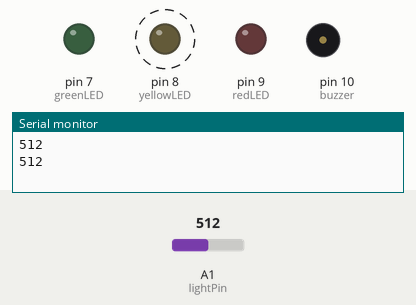
The sketch below on a simulated Arduino Uno, built with avr-gcc and run on an emulated ATmega328P. On the bench: output pins drawn as LEDs (lit = HIGH), buzzer (waves = sounding, pin HIGH), the last lines printed to the serial monitor. Dashed ring = blinking. Inputs (shaded band) come from the test bench; at power-on: A1 (lightPin) = 512.

Above: at 1.8 s.
1.9 s: A1 (lightPin) set to 488
At 2.6 s:
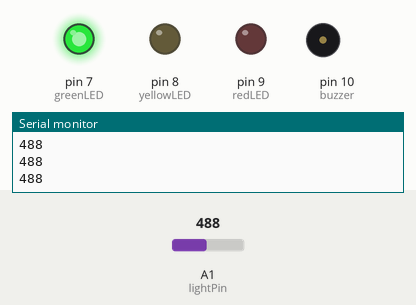
3.5 s: A1 (lightPin) set to 810
At 4.1 s:
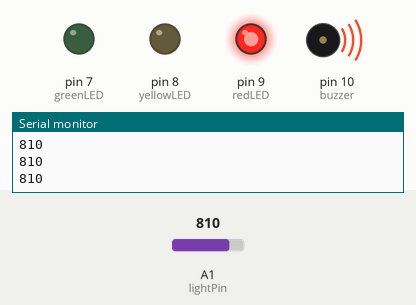
5.0 s: A1 (lightPin) set to 783
At 5.4 s:
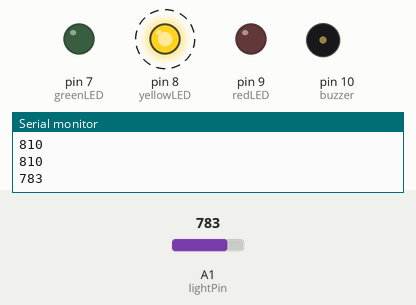
9.0 s: A1 (lightPin) set to 900
At 9.4 s:
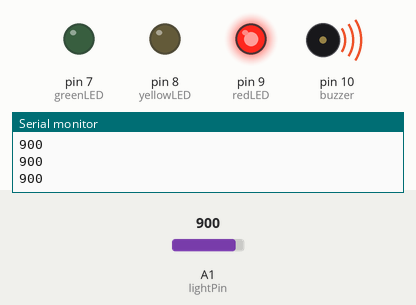
Timing chart, 0 to 11.5 s (numbered marks = the images above; inputs shaded):
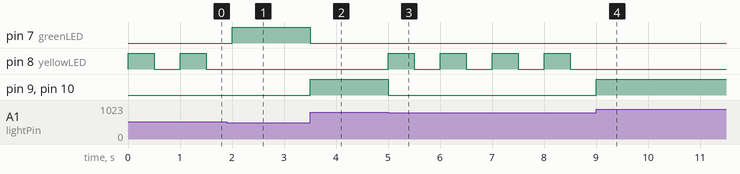

The sketch:

Arduino_LDR_Sensor_with_Three_LEDs_and_Buzzer.ino
```cpp
 int lightPin=A1;
 int greenLED=7;
 int yellowLED=8;
 int redLED=9;
 int buzzer=10;

void setup() {
  pinMode(greenLED, OUTPUT);
  pinMode(yellowLED, OUTPUT);
  pinMode(redLED, OUTPUT);
  pinMode(buzzer, OUTPUT);
  Serial.begin(9600);
}

void loop() {
  int lightLevel=analogRead(lightPin);
  Serial.println(lightLevel);

  if (lightLevel < 500) {
    digitalWrite(greenLED, HIGH);
    digitalWrite(yellowLED, LOW);
    digitalWrite(redLED, LOW);
    digitalWrite(buzzer, LOW);
  }

  else if (lightLevel <= 800) {
    digitalWrite(greenLED, LOW);
    digitalWrite(redLED, LOW);
    digitalWrite(buzzer, LOW);
    digitalWrite(yellowLED, HIGH);
    delay(500);
    digitalWrite(yellowLED, LOW);
     delay(500);
  }

  else {
    // High-light alert
    digitalWrite(greenLED, LOW);
    digitalWrite(yellowLED, LOW);
    digitalWrite(redLED, HIGH);
    digitalWrite(buzzer, HIGH);
  }
}
```

Measured:
- the behaviour switches between 500 and 499 on A1 (lightPin) (found by bisection; images 0 and 1)
- the behaviour switches between 801 and 800 on A1 (lightPin) (found by bisection; images 2 and 3)
- after the input at 1.9 s, pin 7 (greenLED): LOW → HIGH after 0.10 s; pin 8 (yellowLED): stays LOW (without the input it goes to HIGH after 0.10 s)
- after the input at 3.5 s, pin 7 (greenLED): HIGH → LOW at once; pin 9 (redLED), pin 10 (buzzer): LOW → HIGH at once
- after the input at 5.0 s, pin 8 (yellowLED): alternates HIGH for 0.50 s and LOW for 0.50 s, starting at once; pin 9 (redLED), pin 10 (buzzer): HIGH → LOW at once
- after the input at 9.0 s, pin 8 (yellowLED): stops changing and stays LOW; pin 9 (redLED), pin 10 (buzzer): LOW → HIGH at once
- by itself, pin 8 (yellowLED): alternates HIGH for 0.50 s and LOW for 0.50 s
